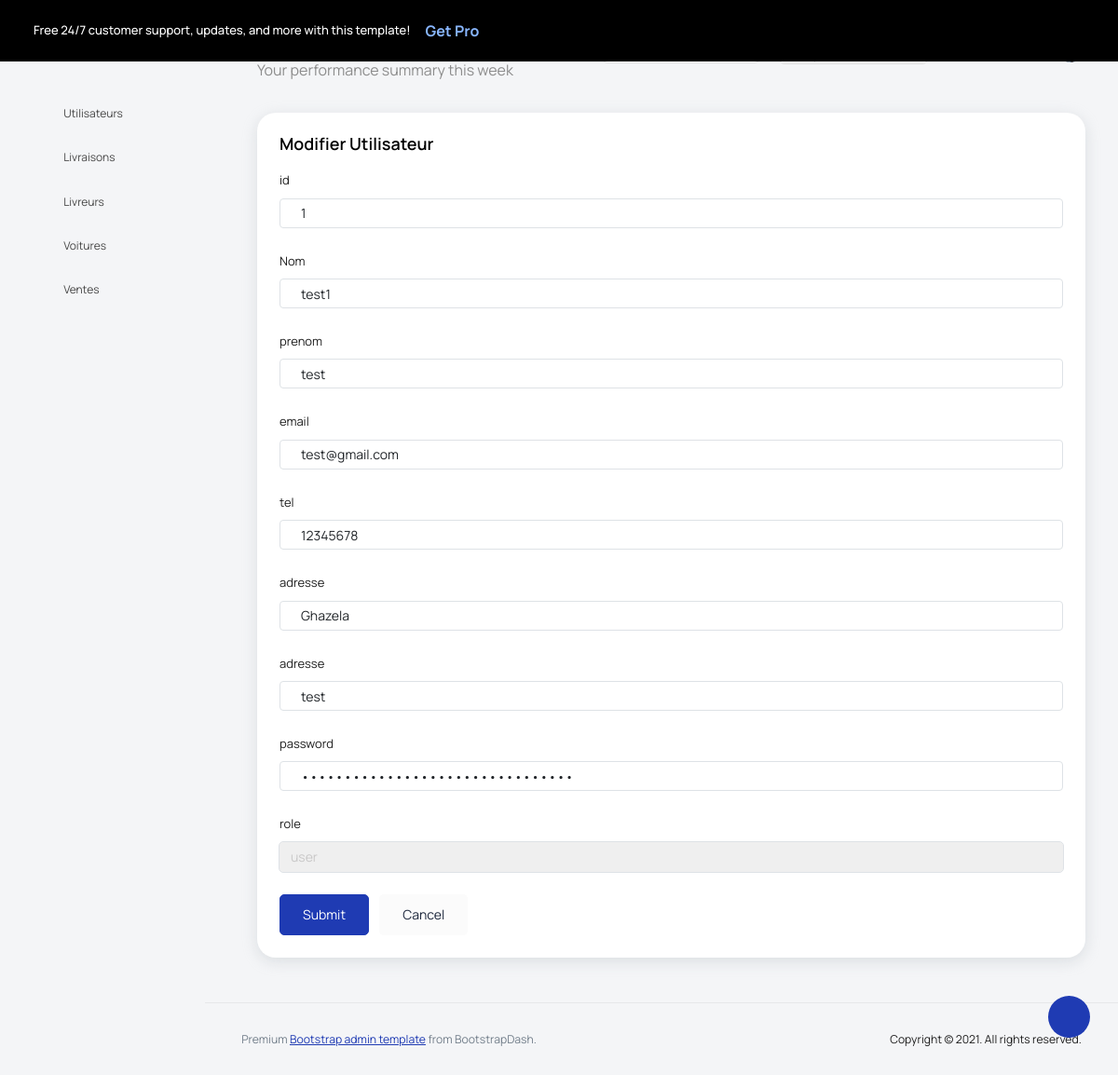
Page /Views/back/modifierUtilisateur.php?id=1 (signed in) on the committed database.
### tables this page shows
CREATE TABLE `utilisateurs` (
  `id_user` int(11) NOT NULL,
  `nom_user` varchar(50) NOT NULL,
  `prenom_user` varchar(50) NOT NULL,
  `email_user` varchar(255) NOT NULL,
  `tel_user` int(11) NOT NULL,
  `adresse_user` varchar(255) NOT NULL,
  `username` varchar(50) NOT NULL,
  `password_user` varchar(50) NOT NULL,
  `role_user` varchar(50) NOT NULL
);

### Controller/UtilisateurC.php (called while the page is built, shortened)
<?php
    class UtilisateurC{
        function getUtilisateurbyId($id)
        {
            $requete = "select * from utilisateurs where id_user= '".$id."'";
            $config = config::getConnexion();
            try {
                $querry = $config->prepare($requete);
                $querry->execute();
                $result = $querry->fetch();
                return $result ;
            } catch (PDOException $th) {
                echo $th->getMessage();
            }
        }
    }
?>

### Views/back/modifierUtilisateur.php (the view, shortened to what this page needs)
<?php
include_once '../../Controller/UtilisateurC.php';
$utilisateurC = new UtilisateurC();
if (isset($_GET['id'])){
    $utilisateur = $utilisateurC->getUtilisateurbyId($_GET['id']);
}
?>
<!DOCTYPE html>
<html lang="en">
<head>
    <link rel="stylesheet" href="vendors/feather/feather.css">
    <link rel="stylesheet" href="vendors/mdi/css/materialdesignicons.min.css">
    <link rel="stylesheet" href="vendors/ti-icons/css/themify-icons.css">
    <link rel="stylesheet" href="vendors/typicons/typicons.css">
    <link rel="stylesheet" href="vendors/simple-line-icons/css/simple-line-icons.css">
    <link rel="stylesheet" href="vendors/css/vendor.bundle.base.css">
    <link rel="stylesheet" href="vendors/datatables.net-bs4/dataTables.bootstrap4.css">
    <link rel="stylesheet" href="js/select.dataTables.min.css">
    <link rel="stylesheet" href="css/vertical-layout-light/style.css">
</head>
<body>
<div class="container-scroller">
    <div class="row p-0 m-0 proBanner" id="proBanner">
        <div class="col-md-12 p-0 m-0">
            <div class="card-body card-body-padding d-flex align-items-center justify-content-between">
                <div class="ps-lg-1">
                    <div class="d-flex align-items-center justify-content-between">
                        <p class="mb-0 font-weight-medium me-3 buy-now-text">Free 24/7 customer support, updates, and more with this template!</p>
                        <a href="https://www.bootstrapdash.com/product/star-admin-pro/?utm_source=organic&utm_medium=banner&utm_campaign=buynow_demo" target="_blank" class="btn me-2 buy-now-btn border-0">Get Pro</a>
                    </div>
                </div>
                <div class="d-flex align-items-center justify-content-between">
                    <a href="https://www.bootstrapdash.com/product/star-admin-pro/"><i class="mdi mdi-home me-3 text-white"></i></a>
                    <button id="bannerClose" class="btn border-0 p-0">
                        <i class="mdi mdi-close text-white me-0"></i>
                    </button>
                </div>
            </div>
        </div>
    </div>
    <nav class="navbar default-layout col-lg-12 col-12 p-0 fixed-top d-flex align-items-top flex-row">
        <div class="text-center navbar-brand-wrapper d-flex align-items-center justify-content-start">
            <div class="me-3">
                <button class="navbar-toggler navbar-toggler align-self-center" type="button" data-bs-toggle="minimize">
                </button>
            </div>
            <div>
                <a class="navbar-brand brand-logo" href="index.html">
                </a>
            </div>
        </div>
        <div class="navbar-menu-wrapper d-flex align-items-top">
            <ul class="navbar-nav">
                <li class="nav-item font-weight-semibold d-none d-lg-block ms-0">
                    <h1 class="welcome-text">Good Morning, <span class="text-black fw-bold">John Doe</span></h1>
                    <h3 class="welcome-sub-text">Your performance summary this week </h3>
                </li>
            </ul>
            <ul class="navbar-nav ms-auto">
                <li class="nav-item dropdown d-none d-lg-block">
                    <a class="nav-link dropdown-bordered dropdown-toggle dropdown-toggle-split" id="messageDropdown" href="#" data-bs-toggle="dropdown" aria-expanded="false"> Select Category </a>
                </li>
                <li class="nav-item d-none d-lg-block">
                    <div id="datepicker-popup" class="input-group date datepicker navbar-date-picker">
              <span class="input-group-addon input-group-prepend border-right">
              </span>
                    </div>
                </li>
                <li class="nav-item">
                    <form class="search-form" action="#">
                    </form>
                </li>
                <li class="nav-item dropdown">
                    <a class="nav-link count-indicator" id="notificationDropdown" href="#" data-bs-toggle="dropdown">
                    </a>
                </li>
                <li class="nav-item dropdown">
                    <a class="nav-link count-indicator" id="countDropdown" href="#" data-bs-toggle="dropdown" aria-expanded="false">
                    </a>
                </li>
                <li class="nav-item dropdown d-none d-lg-block user-dropdown">
                    <a class="nav-link" id="UserDropdown" href="#" data-bs-toggle="dropdown" aria-expanded="false">
                        <img class="img-xs rounded-circle" src="images/faces/face8.jpg" alt="Profile image"> </a>
                </li>
            </ul>
        </div>
    </nav>
    <div class="container-fluid page-body-wrapper">
        <div class="theme-setting-wrapper">
            <div id="settings-trigger"><i class="ti-settings"></i></div>
        </div>
        <nav class="sidebar sidebar-offcanvas" id="sidebar">
            <ul class="nav">
                <li class="nav-item">
                    <a class="nav-link" href="utilisateurs.php">
                        <i class="mdi mdi-grid-large menu-icon"></i>
                        <span class="menu-title">Utilisateurs</span>
                    </a>
                </li>
                <li class="nav-item">
                    <a class="nav-link" href="livraisons.php">
                        <i class="mdi mdi-grid-large menu-icon"></i>
                        <span class="menu-title">Livraisons</span>
                    </a>
                </li>
                <li class="nav-item">
                    <a class="nav-link" href="livreurs.php">
                        <i class="mdi mdi-grid-large menu-icon"></i>
                        <span class="menu-title">Livreurs</span>
                    </a>
                </li>
                <li class="nav-item">
                    <a class="nav-link" href="voitures.php">
                        <i class="mdi mdi-grid-large menu-icon"></i>
                        <span class="menu-title">Voitures</span>
                    </a>
                </li>
                <li class="nav-item">
                    <a class="nav-link" href="ventes.php">
                        <i class="mdi mdi-grid-large menu-icon"></i>
                        <span class="menu-title">Ventes</span>
                    </a>
                </li>
            </ul>
        </nav>
        <div class="main-panel">
            <div class="content-wrapper">
                <div class="row">
                    <div class="col-md-12 grid-margin stretch-card">
                        <div class="card">
                            <div class="card-body">
                                <h4 class="card-title">modifier utilisateur</h4>
                                <form class="forms-sample" method="post" id="form"  >
                                    <div class="form-group">
                                        <label for="exampleInputUsername1">id</label>
                                        <input type="text" class="form-control" name="id_user" id="id" value="<?php echo $utilisateur['id_user']; ?>"  >
                                    </div>
                                    <div class="form-group">
                                        <label for="exampleInputEmail1">Nom</label>
                                        <input type="text" name="nom_user" class="form-control" id="nom_user" value="<?php echo $utilisateur['nom_user']; ?>">
                                    </div>
                                    <div class="form-group">
                                        <label for="exampleInputPassword1">prenom</label>
                                        <input type="text" class="form-control" name="prenom_user" id="prenom_user" value="<?php echo $utilisateur['prenom_user']; ?>" placeholder="prenom user">
                                    </div>
                                    <div class="form-group">
                                        <label for="exampleInputEmail1">email</label>
                                        <input type="email" name="email_user" class="form-control" id="email_user" value="<?php echo $utilisateur['email_user']; ?>" >
                                    </div>
                                    <div class="form-group">
                                        <label for="exampleInputPassword1">tel</label>
                                        <input type="tel" class="form-control" name="tel_user" id="tel_user" value="<?php echo $utilisateur['tel_user']; ?>" >
                                    </div>
                                    <div class="form-group">
                                        <label for="exampleInputPassword1">adresse</label>
                                        <input type="text" class="form-control" name="adresse_user" id="adresse_user" value="<?php echo $utilisateur['adresse_user']; ?>" >
                                    </div>
                                    <div class="form-group">
                                        <label for="exampleInputPassword1">adresse</label>
                                        <input type="text" class="form-control" name="username" id="username" value="<?php echo $utilisateur['username']; ?>" >
                                    </div>
                                    <div class="form-group">
                                        <label for="exampleInputPassword1">password</label>
                                        <input type="password" class="form-control" name="password_user" id="password_user" value="<?php echo $utilisateur['password_user']; ?>" >
                                    </div>
                                    <div class="form-group">
                                        <label for="exampleInputPassword1">role</label>
                                        <select class="form-control" name = "role_user">
                                            <option value="USER_ROLE">user</option>
                                        </select>
                                    </div>
                                    <button type="submit" class="btn btn-primary me-2" name="submitbtn" >Submit</button>
                                    <button class="btn btn-light">Cancel</button>
                                </form>
                            </div>
                        </div>
                    </div>
                </div>
            </div>
            <footer class="footer">
                <div class="d-sm-flex justify-content-center justify-content-sm-between">
                    <span class="text-muted text-center text-sm-left d-block d-sm-inline-block">Premium <a href="https://www.bootstrapdash.com/" target="_blank">Bootstrap admin template</a> from BootstrapDash.</span>
                    <span class="float-none float-sm-right d-block mt-1 mt-sm-0 text-center">Copyright © 2021. All rights reserved.</span>
                </div>
            </footer>
        </div>
    </div>
</div>
</body>
</html>

### rows in the picture
utilisateurs: id_user "1", nom_user "test1", prenom_user "test", email_user "test@gmail.com", tel_user "12345678", adresse_user "Ghazela", username "test"
